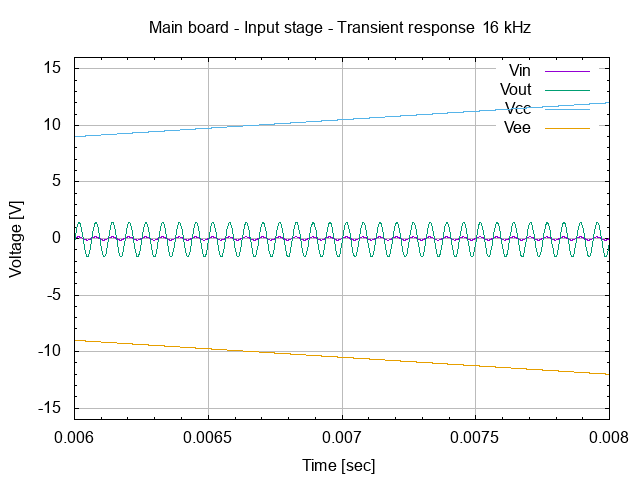

The gnuplot source for this figure:
# setup terminal
set term png

# setup graph
set output "26.003.00.01.02.05.png"
set title "Main board - Input stage - Transient response @ 16 kHz"

# setup Y-axis
set yrange [-16:16]
set grid ytics lt 1 lw 1 lc rgb "#bbbbbb"
set mytics
set ylabel "Voltage [V]"

# setup X-axis
set grid xtics lt 1 lw 1 lc rgb "#bbbbbb"
set mxtics
set xrange [0.006:0.008]
set xlabel "Time [sec]"

# setup plot style
set style data lines
plot '26.003.00.01.02.dat' using 1:2 title "Vin", \
     '26.003.00.01.02.dat' using 1:3 title "Vout", \
     '26.003.00.01.02.dat' using 1:4 title "Vcc", \
     '26.003.00.01.02.dat' using 1:5 title "Vee"

# set output back to default
set output

# reset terminal type
set terminal pop
